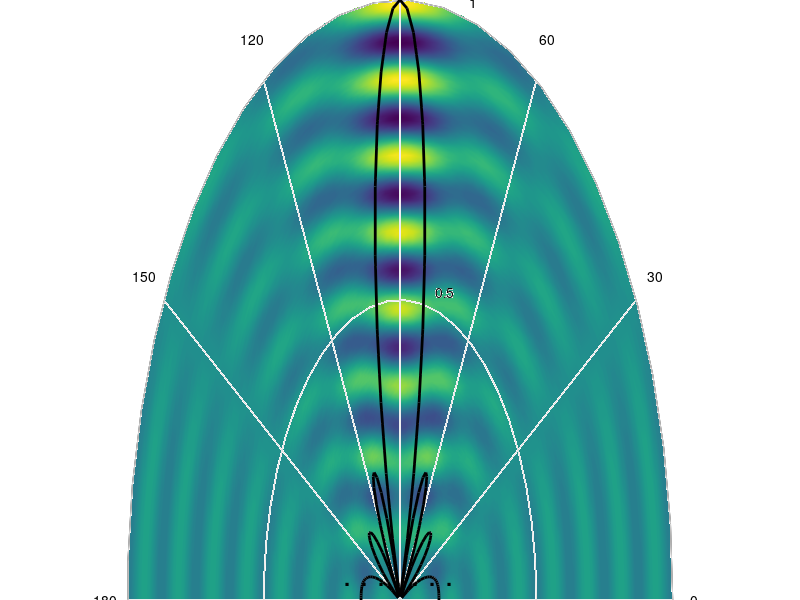
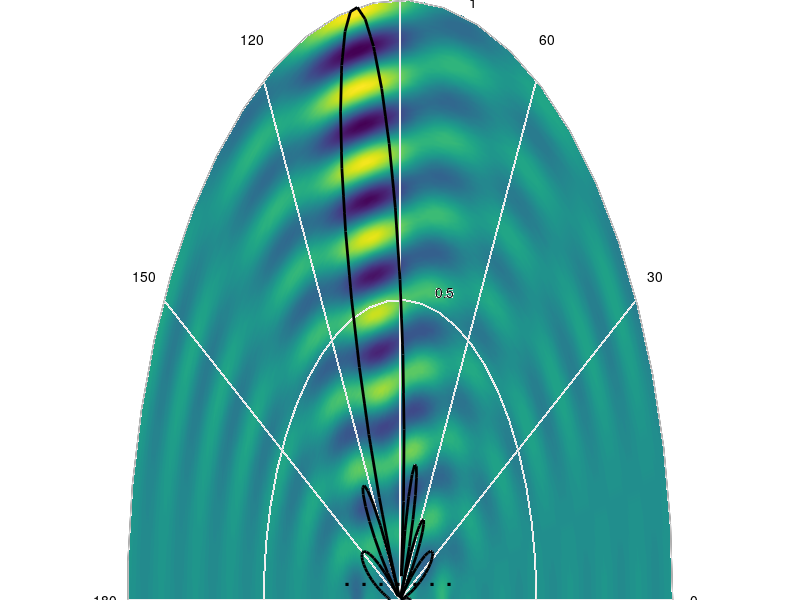

Reproduce these figures in MATLAB, in order. (Note: a time limit stopped this script after it produced the figures.)
clear all; clc;
%% Simulation parameters
freq = 1e9; % Hz
c = 3e8; % free space speed
lambda = c/freq;
T = 1/freq;
omega = 2*pi*freq;
k = 2*pi/lambda;
az = 7; % Number of array elements
Ns = 30; % Number of samples per wavelength
ds = lambda/Ns; % Spatial Discretization
Nt = 35; % Number of time samples per period
dt = T/Nt; % Temporal discretization
t = 0:dt:(1*T); % Increase the number of periods here for longer simulations
R = (0*lambda):ds:(8*lambda);
Ntheta = 240; % Number of angular discretization
dtheta = 2*pi/Ntheta;
theta = 0:dtheta:(2*pi);

% CHANGE HERE FOR PART 1A (i)
deltaAll = [0, pi/6, pi/3, pi/2]; % 0°, 30°, 60°, 90°
% ORIGINAL
%deltaAll=0:dtheta:2*pi;

%% Generate Domain
x=R.'*cos(theta);
y=R.'*sin(theta);
%% Output properties
teal = [ 0 0.5 0.5]; % maps for unconventional coloring
origBrownColor=[114/256 70/256 43/256];

output_folder = 'A1_viz';
if ~exist(output_folder, 'dir')
    mkdir(output_folder);
end

%% Animate
for ps=1:length(deltaAll) % Sweep through angles

 delta=deltaAll(ps);

 % for it=1:length(t) % Sweep through time
 for it=1:1 % For t=0

     % --- d=lambda/2 --------------------
     d = lambda/2;
     %=== Update the distances below when adding/removing array elements===
     r1y=0; r1x=-3*d;
     r2y=0; r2x=-2*d;
     r3y=0; r3x=-d;
     r4y=0; r4x=0;
     r5y=0; r5x=d;
     r6y=0; r6x=2*d;
     r7y=0; r7x=3*d;
    
     %=== Update below when adding/removing array elements===
     for ix=1:length(R)
         for iy=1:length(theta)
             R1=sqrt( (x(ix,iy)-r1x)^2 + (y(ix,iy)-r1y)^2 );
             E1(ix,iy) = cos(omega * t(it) - k*R1 + delta*-3) ;
            
             R2=sqrt( (x(ix,iy)-r2x)^2 + (y(ix,iy)-r2y)^2 );
             E2(ix,iy) = cos(omega * t(it) - k*R2 + delta*-2) ;
            
             R3=sqrt( (x(ix,iy)-r3x)^2 + (y(ix,iy)-r3y)^2 );
             E3(ix,iy) = cos(omega * t(it) - k*R3 + delta*-1) ;
            
             R4=sqrt( (x(ix,iy)-r4x)^2 + (y(ix,iy)-r4y)^2 );
             E4(ix,iy) = cos(omega * t(it) - k*R4 + delta*0) ;
            
             R5=sqrt( (x(ix,iy)-r5x)^2 + (y(ix,iy)-r5y)^2 );
             E5(ix,iy) = cos(omega * t(it) - k*R5 + delta*1) ;
            
             R6=sqrt( (x(ix,iy)-r6x)^2 + (y(ix,iy)-r6y)^2 );
             E6(ix,iy) = cos(omega * t(it) - k*R6 + delta*2) ;
            
             R7=sqrt( (x(ix,iy)-r7x)^2 + (y(ix,iy)-r7y)^2 );
             E7(ix,iy) = cos(omega * t(it) - k*R7 + delta*3) ;
         end
     end
    
     E=E1+E2+E3+E4+E5+E6+E7;
     % -----------------------------------------------------------------
    
    
     % Array factor
     f1=figure (10); clf; set(gcf,'Color',[1 1 1]); Fs=10;
     sp1=subplot(1,2,1); set(gca,'FontSize',Fs);
     d = lambda/2;
     A = ones(1,az); % (Relative) Amplitude distribution for each array element
    
     Fa=zeros(1,length(theta));
     for i=0:(length(A)-1)
         temp = (A(i+1) * exp(-1i*i*delta + 1i*k*(i*d-((length(A)-1)/2)*d)*cos(theta)));
         Fa = Fa + temp;
     end
    
     Fa=abs(Fa);
     kk=polar(theta,-Fa/max(Fa)); hold on; axis off
    
     % Remove ticks from graph
     set(findall(gca,'String','210'),'String',' ')
     set(findall(gca,'String','240'),'String',' ')
     set(findall(gca,'String','270'),'String',' ')
     set(findall(gca,'String','300'),'String',' ')
     set(findall(gca,'String','330'),'String',' ')
    
    
     %%
     pcolor(x/max(max(x)),y/max(max(y)),E); shading interp;
     pbaspect([1 1 1]); %axis off;
     ylim([0 1])
    
     kk=polar(theta,-Fa/max(Fa),'k'); set(kk,'LineWidth',2); hold on;
     set(sp1,'Position',[0 0 1 1])
    
     xlabel('Antenna separation: d=\lambda/2','FontSize',Fs+2,'FontName','Century Gothic')
     angleDeg = floor(delta/pi*180);
     textStr = ['{\bf Relative phase difference: \delta = ' num2str(angleDeg) '°}'];
     text(-0.85, 1.15, textStr, 'FontSize', Fs+2, 'Color', teal, 'FontName', 'Century Gothic');
    
    
     % Array locations (For visualization)
     %=== Update the text(...) commands below when adding/removing array elements===
     yoffset=0.04;
     xloc=-0.02; yloc=0.067;
     text(xloc,yloc-yoffset,1,'.','FontSize',Fs+12)
     text(d/max(max(x))+xloc,yloc-yoffset,1,'.','FontSize',Fs+12)
     text(2*d/max(max(x))+xloc,yloc-yoffset,1,'.','FontSize',Fs+12)
     text(3*d/max(max(x))+xloc,yloc-yoffset,1,'.','FontSize',Fs+12)
     text(-d/max(max(x))+xloc,yloc-yoffset,1,'.','FontSize',Fs+12)
     text(-2*d/max(max(x))+xloc,yloc-yoffset,1,'.','FontSize',Fs+12)
     text(-3*d/max(max(x))+xloc,yloc-yoffset,1,'.','FontSize',Fs+12)
     filename = sprintf('beam_pattern_delta_%d_deg.png', round(delta*180/pi));
     fullpath = fullfile(output_folder, filename);
     saveas(f1, fullpath);
 end
end
